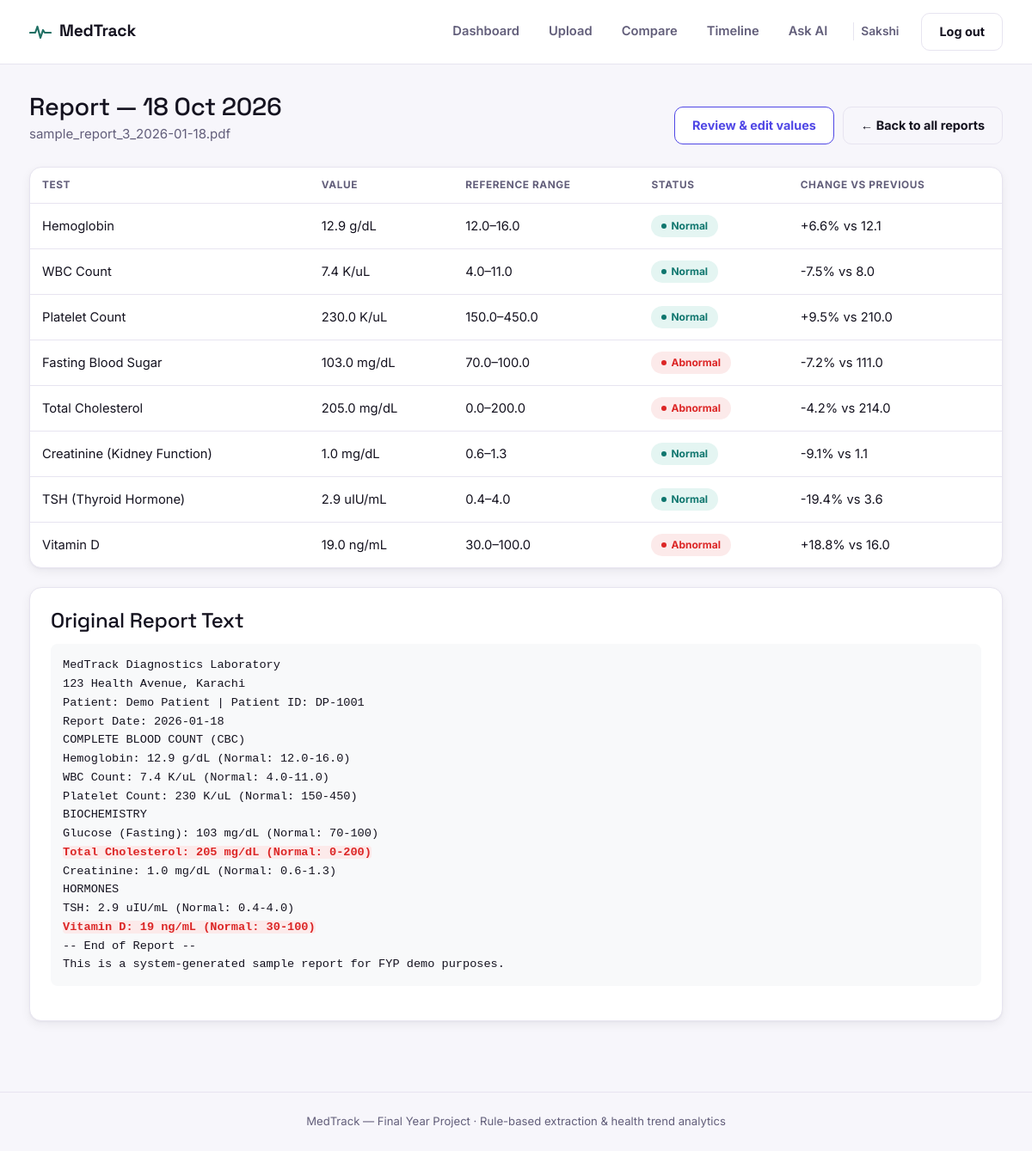
/reports/2 (signed in), run on the app's committed database.
### models.py (models this page shows, shortened)
class User(UserMixin, db.Model):
    __tablename__ = "users"
    id = db.Column(db.Integer, primary_key=True)
    name = db.Column(db.String(120), nullable=False)
    email = db.Column(db.String(120), unique=True, nullable=False)
    password_hash = db.Column(db.String(256), nullable=False)
    created_at = db.Column(db.DateTime, default=datetime.utcnow)
    reports = db.relationship("Report", backref="user", cascade="all, delete-orphan")
    goals = db.relationship("Goal", backref="user", cascade="all, delete-orphan")

class Report(db.Model):
    __tablename__ = "reports"
    id = db.Column(db.Integer, primary_key=True)
    user_id = db.Column(db.Integer, db.ForeignKey("users.id"), nullable=False)
    filename = db.Column(db.String(255), nullable=False)
    original_name = db.Column(db.String(255), nullable=False)
    report_date = db.Column(db.Date, nullable=False)
    uploaded_at = db.Column(db.DateTime, default=datetime.utcnow)
    raw_text = db.Column(db.Text)
    results = db.relationship("TestResult", backref="report", cascade="all, delete-orphan")

class TestResult(db.Model):
    __tablename__ = "test_results"
    id = db.Column(db.Integer, primary_key=True)
    report_id = db.Column(db.Integer, db.ForeignKey("reports.id"), nullable=False)
    test_name = db.Column(db.String(120), nullable=False)
    value = db.Column(db.Float, nullable=False)
    unit = db.Column(db.String(40))
    ref_min = db.Column(db.Float)
    ref_max = db.Column(db.Float)
    flag = db.Column(db.String(20), default="normal")  # normal | abnormal | needs_review

### app.py (the view)
@app.route("/reports/<int:report_id>")
@login_required
def report_detail(report_id):
    report = db.session.get(Report, report_id)
    if not report or report.user_id != current_user.id:
        abort(404)
    changes = {}
    for result in report.results:
        prev = get_previous_result(current_user.id, result.test_name, report.report_date)
        if prev:
            changes[result.id] = {
                "pct": compute_percentage_change(result.value, prev.value),
                "prev_value": prev.value,
            }
    highlighted_raw_text = build_highlighted_raw_text(report.raw_text, report.results)
    return render_template(
        "report_detail.html",
        report=report,
        changes=changes,
        highlighted_raw_text=highlighted_raw_text,
    )

### app.py (called while the page is built)
@login_manager.user_loader
def load_user(user_id):
    return db.session.get(User, int(user_id))

def compute_percentage_change(current_value, previous_value):
    if current_value is None or previous_value in (None, 0):
        return None
    return round(((current_value - previous_value) / abs(previous_value)) * 100, 1)

def get_previous_result(user_id, test_name, before_date):
    return (TestResult.query
            .join(Report)
            .filter(Report.user_id == user_id,
                    TestResult.test_name == test_name,
                    Report.report_date < before_date)
            .order_by(Report.report_date.desc())
            .first())

def build_highlighted_raw_text(raw_text, results):
    if not raw_text:
        return Markup("")
    escaped = str(escape(raw_text))
    for r in results:
        if r.flag != "abnormal":
            continue
        pattern = re.compile(
            r"^.*" + re.escape(r.test_name) + r".*$",
            re.IGNORECASE | re.MULTILINE
        )
        escaped = pattern.sub(
            lambda m: f'<span class="mt-raw-abnormal">{m.group(0)}</span>',
            escaped
        )
    return Markup(escaped)

### templates/report_detail.html (shortened to what this page needs)
{% extends "base.html" %}
{% block content %}
<div class="mt-page-head">
  <div>
    <h1>Report — {{ report.report_date.strftime('%d %b %Y') }}</h1>
    <p>{{ report.original_name }}</p>
  </div>
  <div style="display:flex; gap:10px; flex-wrap:wrap;">
    <a href="{{ url_for('review_report', report_id=report.id) }}" class="mt-btn mt-btn-outline">Review &amp; edit values</a>
    <a href="{{ url_for('all_reports') }}" class="mt-btn mt-btn-ghost">← Back to all reports</a>
  </div>
</div>
<div class="mt-card" style="padding:0;">
  <table class="mt-table">
    <thead>
      <tr>
        <th>Test</th>
        <th>Value</th>
        <th>Reference Range</th>
        <th>Status</th>
        <th>Change vs Previous</th>
      </tr>
    </thead>
    <tbody>
      {% for r in report.results %}
      <tr>
        <td>{{ r.test_name }}</td>
        <td>{{ r.value }}{% if r.unit %} {{ r.unit }}{% endif %}</td>
        <td>
          {% if r.ref_min is not none and r.ref_max is not none %}
            {{ r.ref_min }}–{{ r.ref_max }}
          {% else %}—{% endif %}
        </td>
        <td>
          {% if r.flag == 'abnormal' %}
            <span class="mt-badge abnormal">Abnormal</span>
          {% elif r.flag == 'needs_review' %}
            <span class="mt-badge review">Needs Review</span>
          {% else %}
            <span class="mt-badge normal">Normal</span>
          {% endif %}
        </td>
        <td>
          {% if r.id in changes and changes[r.id].pct is not none %}
            {{ "%+.1f"|format(changes[r.id].pct) }}% vs {{ changes[r.id].prev_value }}
          {% else %}
            No prior data
          {% endif %}
        </td>
      </tr>
      {% endfor %}
    </tbody>
  </table>
</div>
<div class="mt-card" style="margin-top:20px;">
  <h4 style="margin:0 0 12px;">Original Report Text</h4>
  <pre style="white-space:pre-wrap; font-size:0.85rem; line-height:1.6; max-height:400px; overflow-y:auto; background:#f8f9fa; padding:14px; border-radius:8px;">{{ highlighted_raw_text }}</pre>
</div>
{% endblock %}

### templates/base.html (shortened to what this page needs)
<!DOCTYPE html>
<html lang="en">
<head>
<link href="https://cdn.jsdelivr.net/npm/bootstrap@5.3.3/dist/css/bootstrap.min.css" rel="stylesheet">
<link rel="stylesheet" href="{{ url_for('static', filename='css/style.css') }}?v=3">
</head>
<body>
<nav class="mt-navbar">
  <div class="mt-navbar-inner">
    <a class="mt-brand" href="{{ url_for('index') }}">
      <svg width="26" height="26" viewBox="0 0 26 26" fill="none" xmlns="http://www.w3.org/2000/svg">
        <polyline points="1,14 7,14 9.5,7 13,20 16,11 18,14 25,14" stroke="#1F6F63" stroke-width="2.2" stroke-linecap="round" stroke-linejoin="round" fill="none"/>
      </svg>
      <span>MedTrack</span>
    </a>
    <div class="mt-nav-links">
      {% if current_user.is_authenticated %}
        <a href="{{ url_for('dashboard') }}" class="mt-nav-link {% if request.endpoint=='dashboard' %}active{% endif %}">Dashboard</a>
        <a href="{{ url_for('upload') }}" class="mt-nav-link {% if request.endpoint=='upload' %}active{% endif %}">Upload</a>
        <a href="{{ url_for('compare_reports') }}" class="mt-nav-link {% if request.endpoint=='compare_reports' %}active{% endif %}">Compare</a>
        <a href="{{ url_for('timeline') }}" class="mt-nav-link {% if request.endpoint=='timeline' %}active{% endif %}">Timeline</a>
        <a href="{{ url_for('chat') }}" class="mt-nav-link {% if request.endpoint=='chat' %}active{% endif %}">Ask AI</a>
        <span class="mt-nav-user">{{ current_user.name.split(' ')[0] }}</span>
        <a href="{{ url_for('logout') }}" class="mt-btn mt-btn-ghost">Log out</a>
      {% endif %}
    </div>
  </div>
</nav>
<main class="mt-main">
  {% block content %}{% endblock %}
</main>
<footer class="mt-footer">
  <span>MedTrack — Final Year Project · Rule-based extraction & health trend analytics</span>
</footer>
</body>
</html>

### data on the page
User: name "Sakshi"
Report: report_date "18 Oct 2026", original_name "sample_report_3_2026-01-18.pdf"
TestResult: test_name "Hemoglobin", value "12.9", unit "g/dL", ref_min "12.0", ref_max "16.0", flag "Normal", changes "+6.6"
TestResult: value "12.1"
TestResult: test_name "WBC Count", value "7.4", unit "K/uL", ref_min "4.0", ref_max "11.0", flag "Normal", changes "-7.5"
TestResult: value "8.0"
TestResult: test_name "Platelet Count", value "230.0", unit "K/uL", ref_min "150.0", ref_max "450.0", flag "Normal", changes "+9.5"
TestResult: value "210.0"
TestResult: test_name "Fasting Blood Sugar", value "103.0", unit "mg/dL", ref_min "70.0", ref_max "100.0", flag "Abnormal", changes "-7.2"
TestResult: value "111.0"
TestResult: test_name "Total Cholesterol", value "205.0", unit "mg/dL", ref_min "0.0", ref_max "200.0", flag "Abnormal", changes "-4.2"
TestResult: value "214.0"
TestResult: test_name "Creatinine (Kidney Function)", value "1.0", unit "mg/dL", ref_min "0.6", ref_max "1.3", flag "Normal", changes "-9.1"
TestResult: value "1.1"
TestResult: test_name "TSH (Thyroid Hormone)", value "2.9", unit "uIU/mL", ref_min "0.4", ref_max "4.0", flag "Normal", changes "-19.4"
TestResult: value "3.6"
TestResult: test_name "Vitamin D", value "19.0", unit "ng/mL", ref_min "30.0", ref_max "100.0", flag "Abnormal", changes "+18.8", id.value "16.0"
